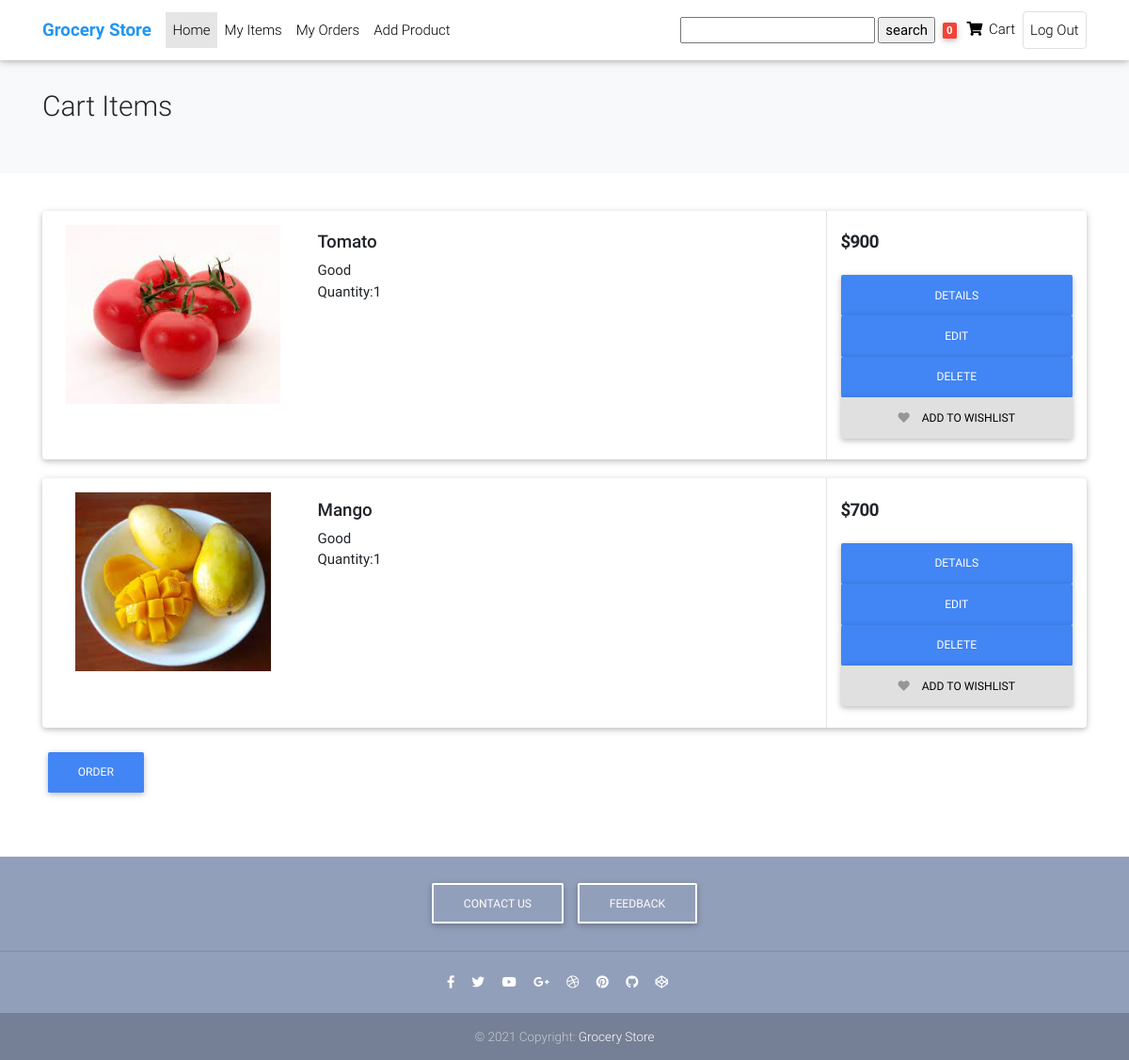
The page /cart/cart_items/1/ (signed in) on the database as committed earlier.
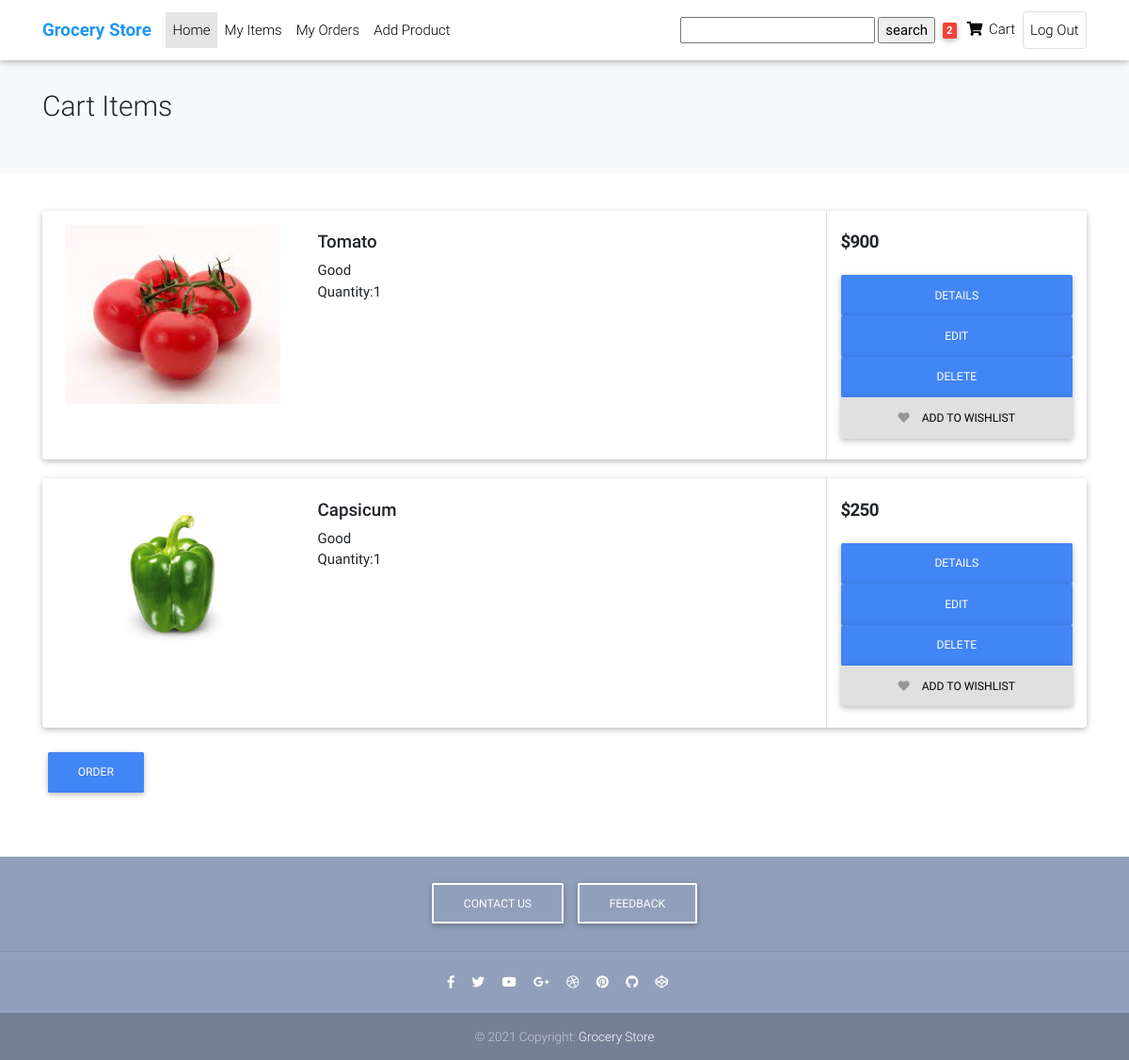
The same page on the database as committed later.
### Cart/models/cartitem.py (models this page shows, shortened)
class CartItem(models.Model):
    ordered = models.BooleanField(default=False, blank=True, null=True)
    cart = models.ForeignKey(Cart, on_delete=models.CASCADE, blank=True, null=True)
    user = models.ForeignKey(User, on_delete=models.CASCADE, blank=True, null=True)
    product = models.ForeignKey(Product, on_delete=models.CASCADE, blank=True, null=True)
    price = models.IntegerField(default=0)
    quantity = models.IntegerField(default=1)

### Base/models/product.py (models this page shows, shortened)
class Product(models.Model):
    title = models.CharField(max_length=250, unique=True)
    description = models.TextField(max_length=250, blank=True, null=True)
    image = models.ImageField(upload_to='uploads/products/')
    price = models.IntegerField(default=0)
    created = models.DateTimeField(auto_now_add=True)
    category = models.ForeignKey(Categorie, on_delete=models.CASCADE,blank=True,null=True)
    quantity = models.IntegerField(default=1)
    user = models.ForeignKey(User, on_delete=models.CASCADE, blank=True, null=True)
    class Meta:
        ordering = ['created']

### Cart/views/cartitemslist.py (the view)
# urls.py: path('cart_items/<int:pk>/',CartItemsList.as_view(), name='cart_items'),
class CartItemsList(LoginRequiredMixin, ListView):
    model = CartItem
    context_object_name = 'cart_products'
    template_name = 'Cart/cartitems_list.html'
    def get_context_data(self, **kwargs):
        context = super().get_context_data(**kwargs)
        context['cart_products'] = context['cart_products'].filter(user=self.request.user)
        search_input = self.request.GET.get('search-area') or ''
        if search_input:
            context['cart_products'] = context['cart_products'].filter(title__startswith=search_input)
        context['search_input'] = search_input
        cart, _ = Cart.objects.get_or_create(user=self.request.user)
        context['quantity'] = cart.quantity
        context['count'] = context['cart_products'].count()
        return context

### Cart/templates/Cart/cartitems_list.html (shortened to what this page needs)
{% extends 'Base/basic.html' %}
{% load static %}
{% load crispy_forms_tags %}
{% load widget_tweaks %}
 {% block scripts %}
<table>
 <div style="min-height: 50px;"></div></table>
<link href={%static 'products_listing/css/bootstrap.css'%} rel="stylesheet" type="text/css"/>
<link href="{%static 'Product_detail/css/mdb.min.css' %}" rel="stylesheet">
   <link rel="stylesheet" href="https://use.fontawesome.com/releases/v5.11.2/css/all.css">
<link href={%static 'products_listing/css/ui.css'%} rel="stylesheet" type="text/css"/>
<link href={%static 'products_listing/css/responsive.css'%} rel="stylesheet" media="only screen and (max-width: 1200px)" />
 {% endblock scripts %}
{% block content %}
<section class="section-pagetop bg">
<div class="container">
	<h2 class="title-page">Cart Items</h2>
</div>
</section>
<section class="section-content padding-y">
<div class="container">
{% for cart_product in cart_products  %}
            <article class="card card-product-list">
                  <div class="row no-gutters">
                        <aside class="col-md-3">
                              <a href="#" class="img-wrap" style="padding : 15px;">
                                    <img src={{cart_product.product.image.url}}>
                              </a>
                        </aside>
                        <div class="col-md-6">
                              <div class="info-main">
                                    <a href="#" class="h5 title"> {{cart_product.product.title}} </a>
                                    <p>{{cart_product.product.description}} </p>
                                    <p>Quantity:{{cart_product.quantity}}</p>
                              </div>
                        </div>
                        <aside class="col-sm-3">
                              <div class="info-aside">
                                    <div class="price-wrap">
                                          <span class="price h5">${{cart_product.product.price}} </span>
                                    </div>
                                    <br>
                                    <p>
                                          <a href={%url 'product' cart_product.product.id %} class="btn btn-primary btn-block"> Details </a>
                                          <a href={%url 'update_item' cart_product.product.id%} class="btn btn-primary btn-block"> Edit </a>
                                          <a href={%url 'delete_item' cart_product.product.id%} class="btn btn-primary btn-block"> Delete </a>
                                          <a href="#" class="btn btn-light btn-block"><i class="fa fa-heart"></i>
                                                <span class="text">Add to wishlist</span>
                                          </a>
                                    </p>
                              </div>
                        </aside>
                  </div>
            </article>
{%empty%}
<h3> No Items are present</h3>
{% endfor %}
     <form action="{%url 'orders' request.user.id %}" method="GET">
                              <button type="submit" class="btn btn-primary">Order</button>
                              </form>
</div>
</section>
{% endblock content %}

Rows that differ between the two databases and show on the page:
removed CartItem: product.image (picture), product "Mango", product.description "Good", quantity "1", product.price "700"
added CartItem: product.image (picture), product "Capsicum", product.description "Good", quantity "1", product.price "250"
Other text that changed with them:
{{ quantity }}: "0" → "2"
